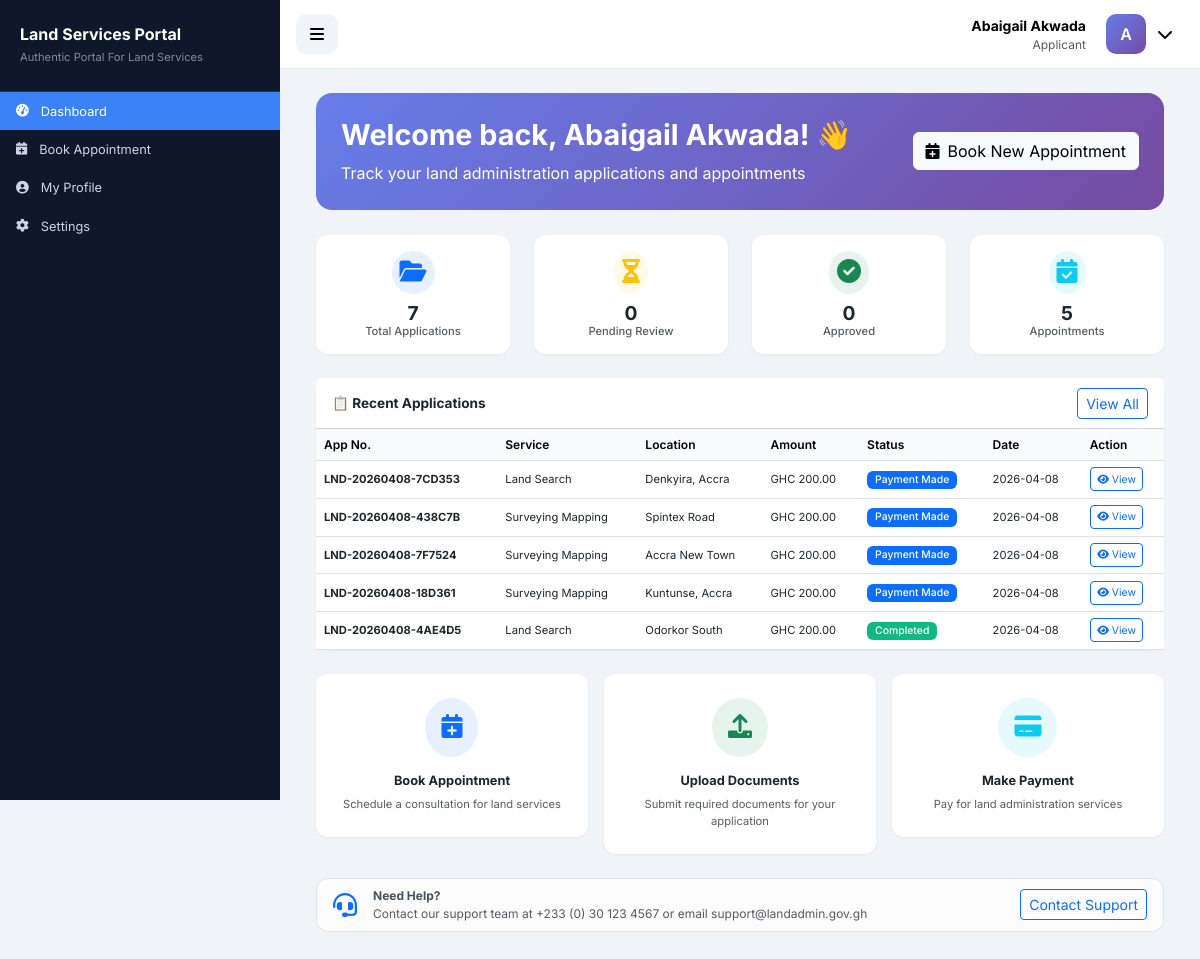
/dashboard (signed in), run on the app's committed database.
### tables this page shows
CREATE TABLE applications (
            id INTEGER PRIMARY KEY AUTOINCREMENT,
            application_number TEXT UNIQUE NOT NULL,
            user_id INTEGER NOT NULL,
            service_type TEXT NOT NULL,
            property_location TEXT NOT NULL,
            property_size REAL,
            title_deed_number TEXT,
            status TEXT DEFAULT 'pending',
            created_at TIMESTAMP DEFAULT CURRENT_TIMESTAMP,
            updated_at TIMESTAMP, applicant_notes TEXT, is_paid BOOLEAN DEFAULT 0, submitted_at TIMESTAMP,
            FOREIGN KEY (user_id) REFERENCES users(id)
        );

### app.py (the view)
@app.route('/dashboard')
@login_required
def dashboard():
    user_id = session['user_id']
    conn = get_db()
    if session['user_type'] == 'admin':
        stats = {
            'total_applications': conn.execute('SELECT COUNT(*) FROM applications').fetchone()[0] or 0,
            'pending_applications':
                conn.execute('SELECT COUNT(*) FROM applications WHERE status = "pending"').fetchone()[0] or 0,
            'total_users': conn.execute('SELECT COUNT(*) FROM users WHERE user_type = "applicant"').fetchone()[0] or 0,
            'total_revenue':
                conn.execute('SELECT COALESCE(SUM(amount), 0) FROM payments WHERE status = "completed"').fetchone()[
                    0] or 0,
            'completed_applications':
                conn.execute('SELECT COUNT(*) FROM applications WHERE status = "completed"').fetchone()[0] or 0
        }
        conn.close()
        return render_template('admin/admin_dashboard.html', stats=stats)
    else:
        stats = {
            'my_applications':
                conn.execute('SELECT COUNT(*) FROM applications WHERE user_id = ?', (user_id,)).fetchone()[0] or 0,
            'pending_apps': conn.execute('SELECT COUNT(*) FROM applications WHERE user_id = ? AND status = "pending"',
                                         (user_id,)).fetchone()[0] or 0,
            'approved_apps': conn.execute('SELECT COUNT(*) FROM applications WHERE user_id = ? AND status = "approved"',
                                          (user_id,)).fetchone()[0] or 0,
            'upcoming_appointments': conn.execute('''
                SELECT COUNT(*) FROM appointments a
                JOIN applications app ON a.application_id = app.id
                WHERE app.user_id = ? AND a.status = "scheduled" AND a.appointment_date >= ?
            ''', (user_id, datetime.now().date())).fetchone()[0] or 0
        }
        recent_apps = conn.execute('''
            SELECT * FROM applications
            WHERE user_id = ?
            ORDER BY created_at DESC LIMIT 5
        ''', (user_id,)).fetchall()
        conn.close()
        return render_template('dashboard.html', stats=stats, recent_apps=recent_apps)

### app.py (called while the page is built)
def get_db():
    import sqlite3
    conn = sqlite3.connect(DATABASE_PATH)
    conn.row_factory = sqlite3.Row
    return conn

def login_required(f):
    @wraps(f)
    def decorated_function(*args, **kwargs):
        if 'user_id' not in session:
            flash('Please login to access this page', 'warning')
            return redirect(url_for('login'))
        return f(*args, **kwargs)
    return decorated_function

@app.context_processor
def inject_datetime():
    return {'datetime': datetime}

### templates/dashboard.html (shortened to what this page needs)
{% extends "base_private.html" %}
{% block content %}
<div class="container-fluid">
    <div class="welcome-section">
        <div class="d-flex justify-content-between align-items-center flex-wrap">
            <div>
                <h1 class="display-6 mb-2">Welcome back, {{ session.user_name }}! 👋</h1>
                <p class="mb-0 opacity-90">Track your land administration applications and appointments</p>
            </div>
            <div class="mt-2 mt-sm-0">
                <a href="{{ url_for('book_appointment') }}" class="btn btn-light">
                    <i class="fas fa-calendar-plus me-2"></i>Book New Appointment
                </a>
            </div>
        </div>
    </div>
    <div class="row g-3 g-md-4 mb-4">
        <div class="col-6 col-md-3">
            <div class="card p-3 stat-card text-center">
                <div class="bg-primary bg-opacity-10 rounded-circle p-2 d-inline-block mx-auto mb-2">
                    <i class="fas fa-folder-open fa-2x text-primary"></i>
                </div>
                <h3 class="fw-bold mb-0">{{ stats.my_applications }}</h3>
                <h6 class="text-muted mb-0">Total Applications</h6>
            </div>
        </div>
        <div class="col-6 col-md-3">
            <div class="card p-3 stat-card text-center">
                <div class="bg-warning bg-opacity-10 rounded-circle p-2 d-inline-block mx-auto mb-2">
                    <i class="fas fa-hourglass-half fa-2x text-warning"></i>
                </div>
                <h3 class="fw-bold mb-0">{{ stats.pending_apps }}</h3>
                <h6 class="text-muted mb-0">Pending Review</h6>
            </div>
        </div>
        <div class="col-6 col-md-3">
            <div class="card p-3 stat-card text-center">
                <div class="bg-success bg-opacity-10 rounded-circle p-2 d-inline-block mx-auto mb-2">
                    <i class="fas fa-check-circle fa-2x text-success"></i>
                </div>
                <h3 class="fw-bold mb-0">{{ stats.approved_apps|default(0) }}</h3>
                <h6 class="text-muted mb-0">Approved</h6>
            </div>
        </div>
        <div class="col-6 col-md-3">
            <div class="card p-3 stat-card text-center">
                <div class="bg-info bg-opacity-10 rounded-circle p-2 d-inline-block mx-auto mb-2">
                    <i class="fas fa-calendar-check fa-2x text-info"></i>
                </div>
                <h3 class="fw-bold mb-0">{{ stats.upcoming_appointments }}</h3>
                <h6 class="text-muted mb-0">Appointments</h6>
            </div>
        </div>
    </div>
    <div class="card mb-4">
        <div class="card-header bg-white py-3 d-flex justify-content-between align-items-center flex-wrap">
            <h5 class="fw-bold mb-0">📋 Recent Applications</h5>
            <a href="{{ url_for('my_applications') }}" class="btn btn-sm btn-outline-primary">View All</a>
        </div>
        <div class="card-body p-0">
            <div class="table-responsive">
                <table class="table table-hover mb-0">
                    <thead class="table-light">
                        <tr>
                            <th>App No.</th>
                            <th>Service</th>
                            <th>Location</th>
                            <th>Amount</th>
                            <th>Status</th>
                            <th>Date</th>
                            <th>Action</th>
                        </tr>
                    </thead>
                    <tbody>
                        {% for app in recent_apps %}
                        <tr>
                            <td><small><strong>{{ app.application_number }}</strong></small></td>
                            <td><small>{{ app.service_type|replace('_', ' ')|title }}</small></td>
                            <td><small>{{ app.property_location }}</small></td>
                            <td><small>GHC 200.00</small></td>
                            <td>
                                {% if app.status == 'pending' %}
                                    <span class="badge bg-warning">Pending</span>
                                {% elif app.status == 'approved' %}
                                    <span class="badge bg-success">Approved</span>
                                {% elif app.status == 'rejected' %}
                                    <span class="badge bg-danger">Rejected</span>
                                {% elif app.status == 'completed' %}
                                    <span class="badge bg-success">Completed</span>
                                {% elif app.status == 'payment_made' %}
                                    <span class="badge bg-primary">Payment Made</span>
                                {% else %}
                                    <span class="badge bg-info">{{ app.status|title }}</span>
                                {% endif %}
                            </td>
                            <td><small>{{ app.created_at[:10] }}</small></td>
                            <td>
                                <a href="{{ url_for('application_detail', app_id=app.id) }}" class="btn btn-sm btn-outline-primary">
                                    <i class="fas fa-eye"></i> View
                                </a>
                            </td>
                        </tr>
                        {% endfor %}
                    </tbody>
                </table>
            </div>
        </div>
    </div>
    <div class="row g-3">
        <div class="col-12 col-md-4">
            <div class="card text-center p-4 quick-action-card" onclick="window.location.href='{{ url_for('book_appointment') }}'">
                <div class="bg-primary bg-opacity-10 rounded-circle p-3 d-inline-block mx-auto mb-3">
                    <i class="fas fa-calendar-plus fa-2x text-primary"></i>
                </div>
                <h6 class="fw-bold mb-2">Book Appointment</h6>
                <p class="small text-muted mb-0">Schedule a consultation for land services</p>
            </div>
        </div>
        <div class="col-12 col-md-4">
            <div class="card text-center p-4 quick-action-card" onclick="window.location.href='{{ url_for('my_applications') }}'">
                <div class="bg-success bg-opacity-10 rounded-circle p-3 d-inline-block mx-auto mb-3">
                    <i class="fas fa-upload fa-2x text-success"></i>
                </div>
                <h6 class="fw-bold mb-2">Upload Documents</h6>
                <p class="small text-muted mb-0">Submit required documents for your application</p>
            </div>
        </div>
        <div class="col-12 col-md-4">
            <div class="card text-center p-4 quick-action-card" onclick="window.location.href='{{ url_for('my_applications') }}'">
                <div class="bg-info bg-opacity-10 rounded-circle p-3 d-inline-block mx-auto mb-3">
                    <i class="fas fa-credit-card fa-2x text-info"></i>
                </div>
                <h6 class="fw-bold mb-2">Make Payment</h6>
                <p class="small text-muted mb-0">Pay for land administration services</p>
            </div>
        </div>
    </div>
    <div class="row mt-4">
        <div class="col-12">
            <div class="alert alert-light border">
                <div class="d-flex align-items-center gap-3 flex-wrap">
                    <i class="fas fa-headset fa-2x text-primary"></i>
                    <div>
                        <strong>Need Help?</strong><br>
                        <small class="text-muted">Contact our support team at +233 (0) 30 123 4567 or email support@landadmin.gov.gh</small>
                    </div>
                    <div class="ms-auto">
                        <a href="#" class="btn btn-sm btn-outline-primary">Contact Support</a>
                    </div>
                </div>
            </div>
        </div>
    </div>
</div>
{% endblock %}

### static/css/custom.css (style rules this page uses)
.table { font-size: 0.75rem !important; }
.table td, .table th { padding: 0.4rem 0.5rem !important; vertical-align: middle !important; }
.table thead th { font-weight: 600; background-color: #f8fafc; font-size: 0.75rem !important; }
.table tbody td { font-size: 0.75rem !important; }
.table small, .table .small { font-size: 0.7rem !important; }
.table .badge { font-size: 0.65rem !important; padding: 0.25rem 0.5rem !important; font-weight: 500; }
.table .btn-sm { padding: 0.2rem 0.4rem !important; font-size: 0.65rem !important; }
.table-responsive { overflow-x: auto; }
.card-header { padding: 0.6rem 1rem !important; }
.card-header h5, .card-header h6 { font-size: 0.85rem !important; margin-bottom: 0; }
.stat-card h3 { font-size: 1.2rem !important; }
.stat-card h6 { font-size: 0.7rem !important; }
.stat-card .fa-2x { font-size: 1.5rem !important; }
.quick-action-card h6 { font-size: 0.8rem !important; }
.quick-action-card p { font-size: 0.7rem !important; }
.quick-action-card i { font-size: 1.5rem !important; }
.alert { font-size: 0.75rem !important; padding: 0.5rem 1rem !important; }
.text-muted { font-size: 0.75rem !important; }
.badge.bg-success { background-color: #10b981 !important; }

### templates/base_private.html (style rules this page uses)
* { margin: 0; padding: 0; box-sizing: border-box; }
body { font-family: 'Inter', sans-serif; background: #f0f4f8; color: #1e293b; }
.card { border: none; border-radius: 16px; box-shadow: 0 1px 3px rgba(0, 0, 0, 0.05); transition: transform 0.2s; }
.alert { border-radius: 12px; border: none; }

### templates/dashboard.html (style rules this page uses)
.stat-card { transition: transform 0.2s; border-radius: 12px; }
.quick-action-card { transition: all 0.3s; border-radius: 12px; cursor: pointer; }
.welcome-section { background: linear-gradient(135deg, #667eea 0%, #764ba2 100%); color: white; padding: 25px; border-radius: 16px; margin-bottom: 25px; }
.welcome-section h1 { font-size: 1.8rem; font-weight: 700; margin-bottom: 5px; }
.badge { font-weight: 500; padding: 4px 8px; border-radius: 6px; font-size: 0.7rem; }

### data on the page
applications: application_number "LND-20260408-7CD353", service_type "Land Search", property_location "Denkyira, Accra", status "Payment Made", created_at "2026-04-08"
applications: application_number "LND-20260408-438C7B", service_type "Surveying Mapping", property_location "Spintex Road", status "Payment Made", created_at "2026-04-08"
applications: application_number "LND-20260408-7F7524", service_type "Surveying Mapping", property_location "Accra New Town", status "Payment Made", created_at "2026-04-08"
applications: application_number "LND-20260408-18D361", service_type "Surveying Mapping", property_location "Kuntunse, Accra", status "Payment Made", created_at "2026-04-08"
applications: application_number "LND-20260408-4AE4D5", service_type "Land Search", property_location "Odorkor South", status "Completed", created_at "2026-04-08"

### other printed values
{{ session.user_name }} "Abaigail Akwada"
{{ session.user_type|title }} "Applicant"
{{ session.user_name[0] if session.user_name else 'U' }} "A"
{{ stats.my_applications }} "7"
{{ stats.pending_apps }} "0"
{{ stats.approved_apps|default(0) }} "0"
{{ stats.upcoming_appointments }} "5"
